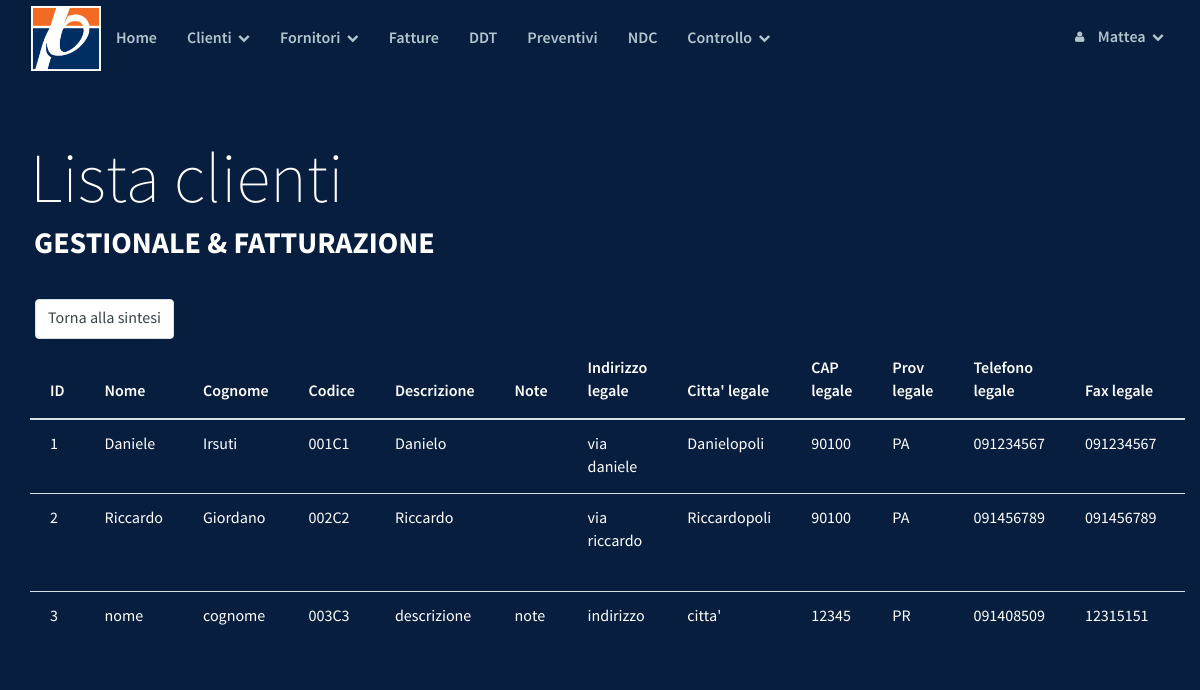
/lista_clienti_big.php (signed in), run on the app's committed database.
### tables this page shows
CREATE TABLE `clienti` (
  `id` int(10) unsigned NOT NULL AUTO_INCREMENT,
  `nomeC` varchar(50) NOT NULL,
  `cognomeC` varchar(50) DEFAULT NULL,
  `codC` varchar(6) NOT NULL,
  `indirizzoLC` varchar(100) DEFAULT NULL,
  `cittaLC` varchar(50) DEFAULT NULL,
  `capLC` int(11) DEFAULT NULL,
  `provLC` varchar(2) DEFAULT NULL,
  `telLC` varchar(20) DEFAULT NULL,
  `faxLC` varchar(20) DEFAULT NULL,
  `statoLC` varchar(20) DEFAULT NULL,
  `emailLC` varchar(50) DEFAULT NULL,
  `urlLC` varchar(100) DEFAULT NULL,
  `indirizzoAC` varchar(100) DEFAULT NULL,
  `cittaAC` varchar(50) DEFAULT NULL,
  `capAC` int(11) DEFAULT NULL,
  `provAC` varchar(2) DEFAULT NULL,
  `telAC` varchar(20) DEFAULT NULL,
  `cellAC` varchar(20) DEFAULT NULL,
  `statoAC` varchar(20) DEFAULT NULL,
  `emailAC` varchar(50) DEFAULT NULL,
  `urlAC` varchar(100) DEFAULT NULL,
  `PIVAC` bigint(20) DEFAULT NULL,
  `CFC` varchar(20) DEFAULT NULL,
  `IBANC` varchar(30) DEFAULT NULL,
  `bancaC` varchar(100) DEFAULT NULL,
  `descrC` varchar(200) DEFAULT NULL,
  `noteC` varchar(200) DEFAULT NULL,
  `reg_date` timestamp NOT NULL DEFAULT CURRENT_TIMESTAMP ON UPDATE CURRENT_TIMESTAMP,
  PRIMARY KEY (`id`),
  UNIQUE KEY `codC` (`codC`,`PIVAC`)
);

### lista_clienti_big.php (the view, shortened to what this page needs)
<!DOCTYPE html>
<html lang="it">
<head>
    <?php include_once("template/parrot/style.php");
            include_once("DB/config.php");?>
</head>
<body>
        <?php include_once("template/parrot/navbar.php") ?>
    <div class="masthead">
        <div class="masthead-title">
            <div class="container">
                Lista clienti
                <small>Gestionale & Fatturazione</small>
            </div>
        </div>
    </div>
    <div style="max-width: 100%; overflow-x: scroll;" class="container">
     <div>
        <form action="lista_clienti.php">
            <input class="form-control widthAuto" type="submit" value="Torna alla sintesi">
        </form>
    </div>
    <table  class="table">
        <thead>
            <tr>
                <th>ID</th>
                <th>Nome</th>
                <th>Cognome</th>
                <th>Codice</th>
                <th>Descrizione</th>
                <th>Note</th>
                <th>Indirizzo legale</th>
                <th>Citta' legale</th>
                <th>CAP legale</th>
                <th>Prov legale</th>
                <th>Telefono legale</th>
                <th>Fax legale</th>
                <th>Stato legale</th>
            </tr>
        </thead>
        <tbody>
            <?php
            include("DB/config.php");
            $sql = "SELECT * FROM clienti";
            $result = mysqli_query($conndb, $sql);
            while($row = mysqli_fetch_array($result)) {
                $id = $row['id'];
                $nomeC = $row['nomeC'];
                $cognomeC = $row['cognomeC'];
                $codC = $row['codC'];
                $descrC = $row['descrC'];
                $noteC = $row['noteC'];
                $indirizzoLC = $row['indirizzoLC'];
                $cittaLC = $row['cittaLC'];
                $capLC = $row['capLC'];
                $provLC = $row['provLC'];
                $telLC = $row['telLC'];
                $faxLC = $row['faxLC'];
                $statoLC = $row['statoLC'];
                $emailLC = $row['emailLC'];
                $urlLC = $row['urlLC'];
                $indirizzoAC = $row['indirizzoAC'];
                $cittaAC = $row['cittaAC'];
                $capAC = $row['capAC'];
                $provAC = $row['provAC'];
                $telAC = $row['telAC'];
                $cellAC = $row['cellAC'];
                $statoAC = $row['statoAC'];
                $emailAC = $row['emailAC'];
                $urlAC = $row['urlAC'];
                $PIVAC = $row['PIVAC'];
                $CFC = $row['CFC'];
                $IBANC = $row['IBANC'];
                $bancaC = $row['bancaC'];
                echo "<tr>
                <td>".$id."</td>
                <td>".$nomeC."</td>
                <td>".$cognomeC."</td>
                <td>".$codC."</td>
                <td>".$descrC."</td>
                <td>".$noteC."</td>
                <td>".$indirizzoLC."</td>
                <td>".$cittaLC."</td>
                <td>".$capLC."</td>
                <td>".$provLC."</td>
                <td>".$telLC."</td>
                <td>".$faxLC."</td>
                <td>".$statoLC."</td>
                <td>".$emailLC."</td>
                <td>".$urlLC."</td>
                <td>".$indirizzoAC."</td>
                <td>".$cittaAC."</td>
                <td>".$capAC."</td>
                <td>".$provAC."</td>
                <td>".$telAC."</td>
                <td>".$cellAC."</td>
                <td>".$statoAC."</td>
                <td>".$emailAC."</td>
                <td>".$urlAC."</td>
                <td>".$PIVAC."</td>
                <td>".$CFC."</td>
                <td>".$IBANC."</td>
                <td>".$bancaC."</td>
                </tr>";
            }
            ?>
        </tbody>
    </table>
    </div>
	</body>
</html>

### template/parrot/css/drunken-parrot.css (style rules this page uses)
body { font-family: "SourceSansPro", Helvetica, Arial, sans-serif; font-size: 16px; line-height: 1.5; color: #fff; background-color: #071E3F; }
.form-control { border: 1px solid #d6e1e5; color: #364347; font-size: 16px; line-height: 1.467; padding: 7px 12px; height: 40px; -webkit-appearance: none; border-radius: 4px; -webkit-box-shadow: none; box-shadow: none; -webkit-transition: border .25s linear, color .25s linear, background-color .25s linear; transition: border .25s linear, color .25s linear, background-color .25s linear; }
.table > thead > tr > th, .table > tbody > tr > th, .table > tfoot > tr > th, .table > thead > tr > td, .table > tbody > tr > td, .table > tfoot > tr > td { padding: 14px 5px; border-top: 1px solid #d6e1e5; }
.table > thead > tr > th { border-bottom: 2px solid #d6e1e5; font-family: "SourceSansProSemiBold", Helvetica, Arial, sans-serif; }

### template/parrot/css/demo.css (style rules this page uses)
.masthead { width: 100%; height: 100%; padding: 2em 0 2em 0; position: relative; z-index: 2; }
.masthead .masthead-title { font-family: "SourceSansProExtraLight", Helvetica, Arial, sans-serif; font-size: 30px; line-height: 1.2; color: white; }
.masthead .masthead-title small { color: white; font-family: "SourceSansProBold", Helvetica, Arial, sans-serif; display: block; text-transform: uppercase; font-size: 12px; padding-left: 4px; }
@media (min-width: 1000px) { .container { width: 1170px; } }
@media (min-width: 1000px) { .masthead { :padding: 3em 0; } }
@media (min-width: 1000px) { .masthead .masthead-title { font-size: 70px; } }
@media (min-width: 1000px) { .masthead .masthead-title small { font-size: 30px; } }
@media (min-width: 1000px) { .table > thead > tr > th, .table > tbody > tr > th, .table > tfoot > tr > th, .table > thead > tr > td, .table > tbody > tr > td, .table > tfoot > tr > td { padding: 14px 20px; border-top: 1px solid #d6e1e5; } }

### template/parrot/css/custom.css (style rules this page uses)
.widthAuto { width: auto; display: inline-block; margin: 5px; }

### data on the page
clienti: id "1", nomeC "Daniele", cognomeC "Irsuti", codC "001C1", descrC "Danielo", indirizzoLC "via daniele", cittaLC "Danielopoli", capLC "90100", provLC "PA", telLC "091234567", faxLC "091234567"
clienti: id "2", nomeC "Riccardo", cognomeC "Giordano", codC "002C2", descrC "Riccardo", indirizzoLC "via riccardo", cittaLC "Riccardopoli", capLC "90100", provLC "PA", telLC "091456789", faxLC "091456789"
clienti: id "3", nomeC "nome", cognomeC "cognome", codC "003C3", descrC "descrizione", noteC "note", indirizzoLC "indirizzo", cittaLC "citta'", capLC "12345", provLC "PR", telLC "091408509", faxLC "12315151"

### other printed values
$user "Mattea"
